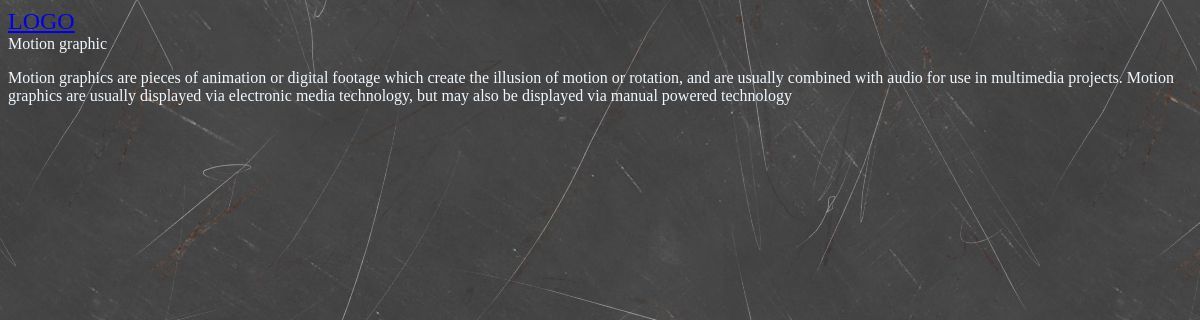
/article/mm, run on the app's committed database.
### article/models.py (models this page shows, shortened)
class Article(models.Model):
    title=models.CharField(max_length=100)
    slug=models.SlugField()
    body= models.TextField()
    date= models.DateTimeField(auto_now_add=True)

### article/views.py (the view)
# urls.py: path('<slug>',views.article_detail,name = 'detail'),
def article_detail(request,slug):
    article=models.Article.objects.get(slug=slug)
    return render(request,'article/articl_detail.html',{'article':article})

### article/templates/article/articl_detail.html
{% extends 'base.html' %}
{% block content %}
<div class="article-detail">
    <div class="article">
        <h4>
            {{article.title}}
        </h4>
        <p>
            {{article.body}}
        </p>
    </div>
</div>
{%endblock%}

### asset/style.css (style rules this page uses)
body { background-color: dimgray; background-image: url(/static/armour001.jpg); color: aliceblue; background-attachment: fixed; }
h1,h2,h3,h4,h5,h6 { font-weight: normal; margin: 0; }

### data on the page
Article: title "Motion graphic", body "Motion graphics are pieces of animation or digital footage which create the illusion of motion or rotation, and are usually combined with audio for use in multimedia projects. Motion graphics are usually displayed via electronic media technology, but may also be displayed via manual powered technology"
